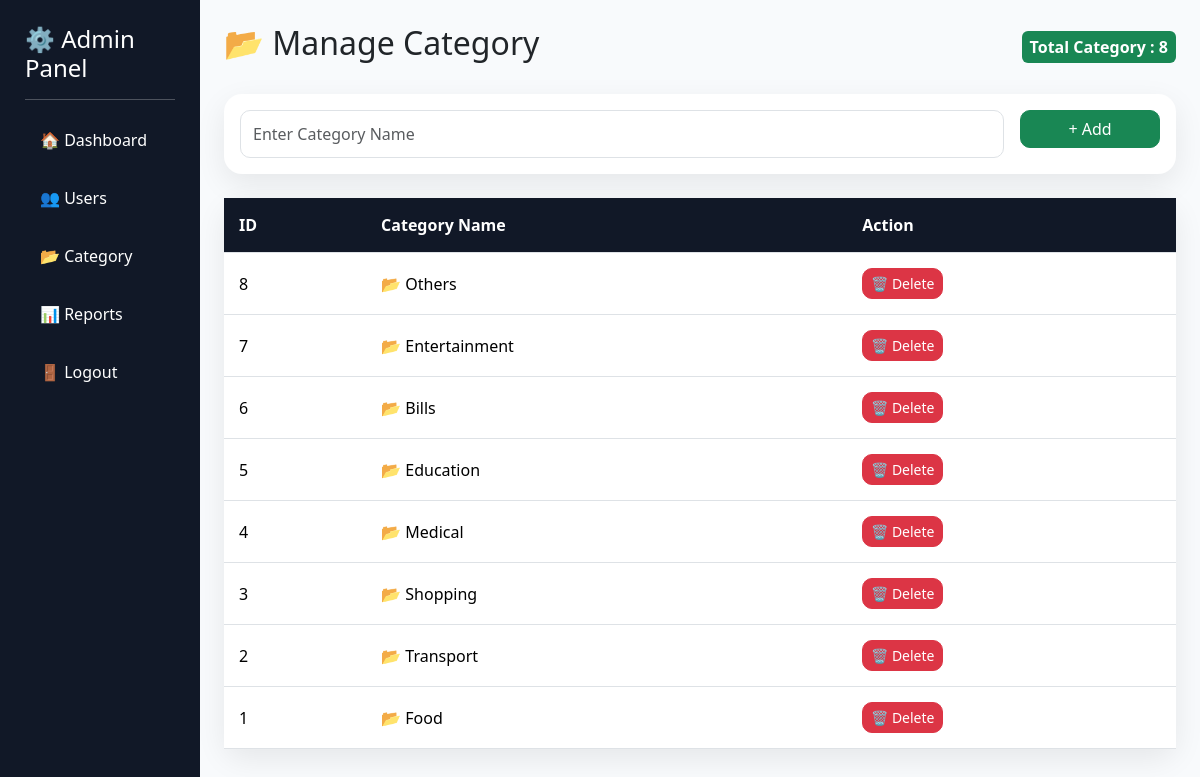
The app's page /admin/category.php (signed in) with its own data.
### tables this page shows
CREATE TABLE `category` (
  `category_id` int(11) NOT NULL,
  `category_name` varchar(100) NOT NULL,
  `description` text DEFAULT NULL
);

### admin/category.php (the view, shortened to what this page needs)
<?php
include "../config/database.php";
$category_query=mysqli_query($conn,
"SELECT * FROM category
ORDER BY category_id DESC"
);
$total_category=mysqli_num_rows($category_query);
?>
<!DOCTYPE html>
<html>
<head>
<link href="https://cdn.jsdelivr.net/npm/bootstrap@5.3.3/dist/css/bootstrap.min.css" rel="stylesheet">
</head>
<body>
<div class="container-fluid">
<div class="row">
<div class="col-md-3 col-lg-2 sidebar">
<h4>
⚙ Admin Panel
</h4>
<hr class="text-white">
<a href="dashboard.php">
🏠 Dashboard
</a>
<a href="users.php">
👥 Users
</a>
<a href="category.php">
📂 Category
</a>
<a href="reports.php">
📊 Reports
</a>
<a href="admin_logout.php">
🚪 Logout
</a>
</div>
<div class="col-md-9 col-lg-10 p-4">
<div class="d-flex justify-content-between align-items-center mb-4">
<h2>
📂 Manage Category
</h2>
<span class="badge bg-success fs-6 p-2">
Total Category : <?php echo $total_category; ?>
</span>
</div>
<div class="card mb-4">
<div class="card-body">
<form method="POST" class="row g-3">
<div class="col-md-10">
<input
type="text"
name="category_name"
class="form-control"
placeholder="Enter Category Name"
required>
</div>
<div class="col-md-2">
<button
name="add_category"
class="btn btn-success w-100">
+ Add
</button>
</div>
</form>
</div>
</div>
<div class="card">
<div class="card-body p-0">
<div class="table-responsive">
<table class="table table-hover">
<thead>
<tr>
<th>
ID
</th>
<th>
Category Name
</th>
<th>
Action
</th>
</tr>
</thead>
<tbody>
<?php while($row=mysqli_fetch_assoc($category_query)){ ?>
<tr>
<td>
<?php echo $row['category_id']; ?>
</td>
<td>
📂 <?php echo $row['category_name']; ?>
</td>
<td>
<a
href="category.php?delete=<?php echo $row['category_id']; ?>"
class="btn btn-danger btn-sm"
onclick="return confirm('Delete category?')">
🗑 Delete
</a>
</td>
</tr>
<?php } ?>
</tbody>
</table>
</div>
</div>
</div>
</div>
</div>
</div>
</body>
</html>

### admin/category.php (style rules this page uses)
body { background:#f8fafc; }
.sidebar { background:#111827; min-height:100vh; padding:25px; }
.sidebar h4 { color:white; font-size:24px; }
.sidebar a { display:block; color:white; text-decoration:none; padding:12px 15px; border-radius:10px; margin-bottom:10px; }
.card { border:none; border-radius:18px; box-shadow:0 10px 30px rgba(0,0,0,0.08); }
.form-control { height:48px; border-radius:10px; }
.table { margin-bottom:0; }
.table thead th { background:#111827; color:white; padding:15px; }
.table tbody td { padding:15px; vertical-align:middle; }
.btn { border-radius:10px; }

### records on screen
category: category_id "8", category_name "Others"
category: category_id "7", category_name "Entertainment"
category: category_id "6", category_name "Bills"
category: category_id "5", category_name "Education"
category: category_id "4", category_name "Medical"
category: category_id "3", category_name "Shopping"
category: category_id "2", category_name "Transport"
category: category_id "1", category_name "Food"

### other values on screen
$total_category "8"
